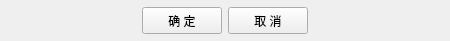
<?xml version="1.0" encoding="UTF-8"?>
<ui version="4.0">
 <class>MyChooseBar</class>
 <widget class="QWidget" name="MyChooseBar">
  <property name="geometry">
   <rect>
    <x>0</x>
    <y>0</y>
    <width>450</width>
    <height>41</height>
   </rect>
  </property>
  <property name="windowTitle">
   <string>Form</string>
  </property>
  <layout class="QHBoxLayout" name="horizontalLayout">
   <property name="margin">
    <number>0</number>
   </property>
   <item>
    <widget class="QWidget" name="widget" native="true">
     <layout class="QHBoxLayout" name="horizontalLayout_2">
      <property name="margin">
       <number>1</number>
      </property>
      <item>
       <spacer name="horizontalSpacer">
        <property name="orientation">
         <enum>Qt::Horizontal</enum>
        </property>
        <property name="sizeHint" stdset="0">
         <size>
          <width>40</width>
          <height>20</height>
         </size>
        </property>
       </spacer>
      </item>
      <item>
       <widget class="QPushButton" name="confirm">
        <property name="minimumSize">
         <size>
          <width>80</width>
          <height>27</height>
         </size>
        </property>
        <property name="text">
         <string>确 定</string>
        </property>
       </widget>
      </item>
      <item>
       <widget class="QPushButton" name="cancel">
        <property name="minimumSize">
         <size>
          <width>80</width>
          <height>27</height>
         </size>
        </property>
        <property name="text">
         <string>取 消</string>
        </property>
       </widget>
      </item>
      <item>
       <spacer name="horizontalSpacer_2">
        <property name="orientation">
         <enum>Qt::Horizontal</enum>
        </property>
        <property name="sizeHint" stdset="0">
         <size>
          <width>40</width>
          <height>20</height>
         </size>
        </property>
       </spacer>
      </item>
     </layout>
    </widget>
   </item>
  </layout>
 </widget>
 <resources/>
 <connections/>
</ui>
